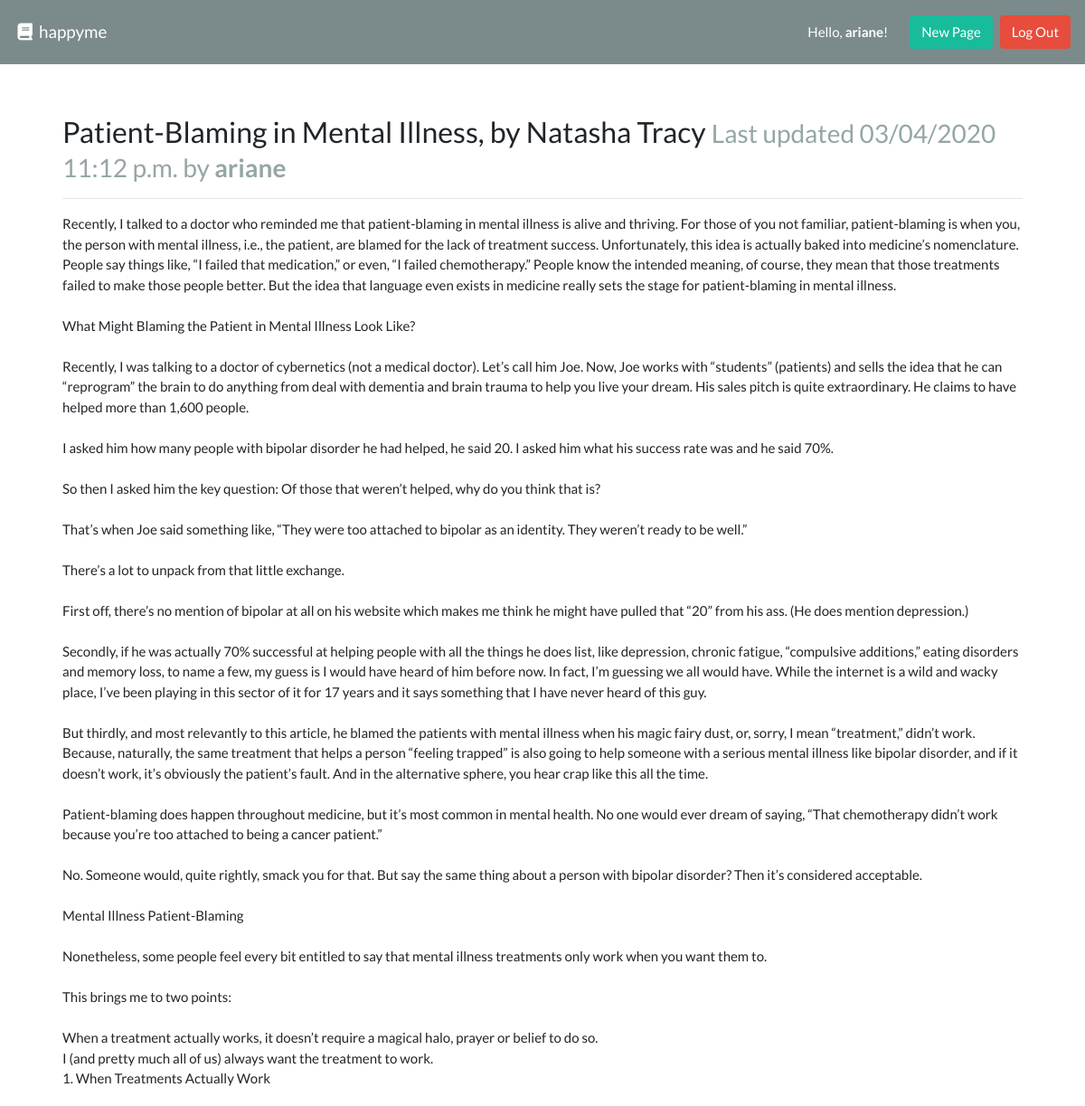
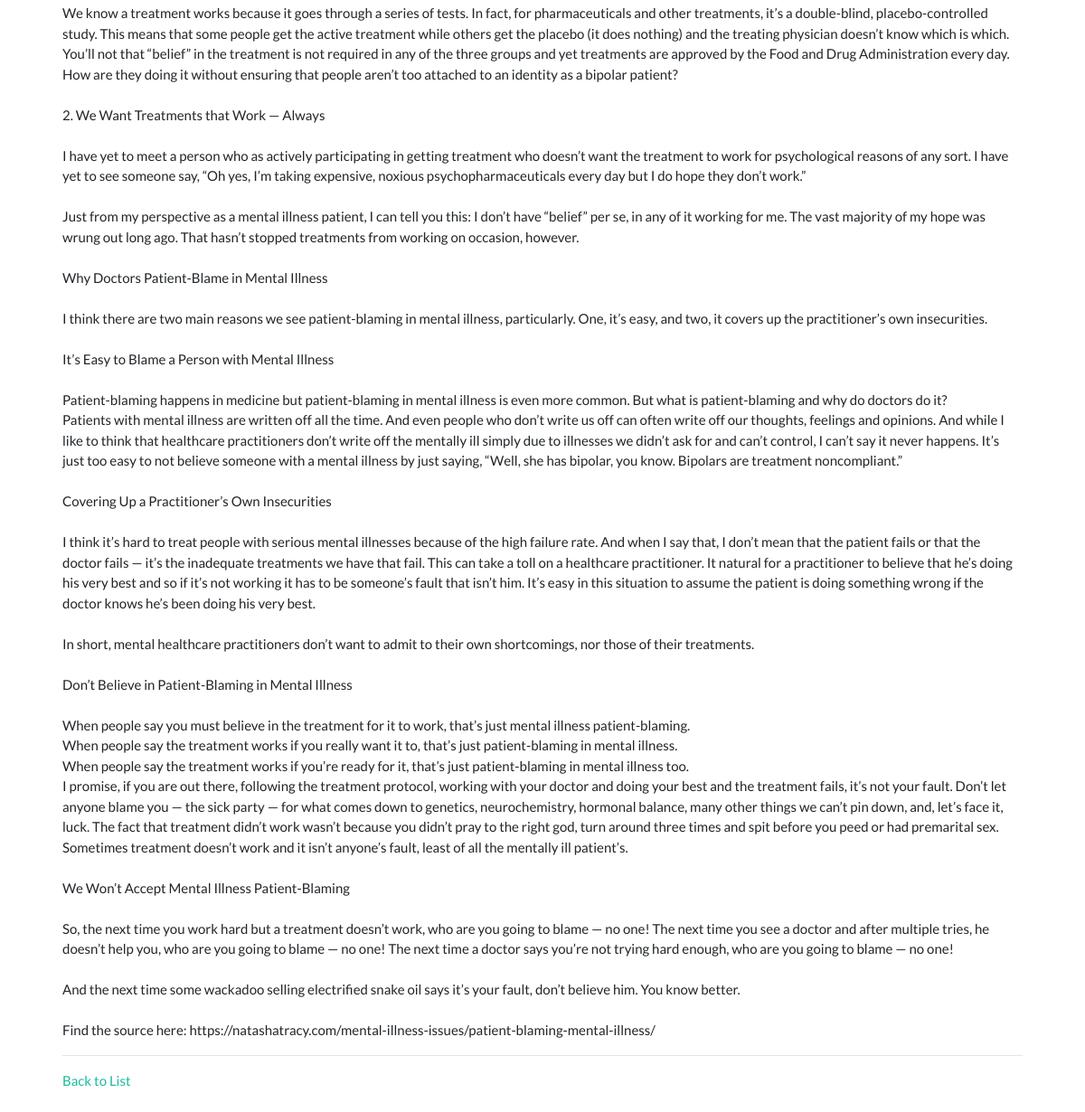
Screenshot of /patient-blaming-in-mental-illness-by-natasha-tracy/ (signed in) with the database file from the repository (2 pictures, top to bottom).
### blog/models.py (models this page shows, shortened)
class Posts(models.Model):
    title = models.CharField(max_length=600, unique=True, help_text="Title for your post")
    author = models.ForeignKey(User, on_delete=models.PROTECT, help_text="The user that made this post")
    slug = models.CharField(max_length=600, blank=True, editable=False,
        help_text="Unique URL path to access this page. Generated by the system")
    content = models.TextField(help_text="Write the content of your post here")
    created = models.DateTimeField(auto_now_add=True,
        help_text="The date and time this page was created. Automatically generated when the model saves.")
    modified = models.DateTimeField(auto_now=True,
        help_text="The date and time this page was last updated. Automatically generated when the model updates.")

### blog/views.py (the view)
# urls.py: path('<str:slug>/', PostsDetailView.as_view(), name='blog-details-page'),
class PostsDetailView(DetailView):
    model = Posts
    def get(self, request, slug):
        post = self.get_queryset().get(slug__iexact=slug)
        return render(request, 'blog/post.html', {
            'post': post
        })

### blog/templates/blog/post.html
{% extends "base.html" %}
{% block content %}
  <div class="row">
    <div class="col m-4">
      <h3>{{ post.title }} <small class="text-muted">Last updated {{ post.modified|date:"SHORT_DATETIME_FORMAT" }} by <b>{{ post.author.username }}</b></small></h3>
      <hr>
      <p>{{ post.content|linebreaksbr }}</p>
      <hr>
      <a href="{% url 'blog-list-page' %}">Back to List</a>
    </div>
  </div>
{% endblock %}

### templates/base.html (shortened to what this page needs)
<!doctype html>
<html lang="en">
  <head>
    <link href="https://stackpath.bootstrapcdn.com/bootswatch/4.4.1/flatly/bootstrap.min.css" rel="stylesheet">
  </head>
  <body>
    <nav class="navbar navbar-expand-md navbar-dark bg-dark">
      <a class="navbar-brand" href="{% url 'blog-list-page' %}"><i class="fas fa-fw fa-book"></i> happyme</a>
      <form class="form-inline ml-auto">
        {% if user.is_authenticated %}
          <div class="text-white">Hello, <strong>{{ user }}</strong>!</div>
          <a href="{% url 'new' %}" class="btn btn-success ml-4">New Page</a>
          <a href="{% url 'logout' %}" class="btn btn-danger ml-2">Log Out</a>
        {% endif %}
      </form>
    </nav>
    <main role="main" class="container" style="margin-top: 4vh;">
      {% block content %}{% endblock %}
    </main>
  </body>

### rows the page displays
Posts: title "Patient-Blaming in Mental Illness, by Natasha Tracy", modified "03/04/2020 11:12 p.m.", author.username "ariane", content "Recently, I talked to a doctor who reminded me that patient-blaming in mental illness is alive and thriving. For those of you not familiar, patient-blaming is when you, the person with mental illness, i.e., the patient, are blamed for the lack of treatment success. Unfortunately, this idea is actually baked into medicine’s nomenclature. People say things like, “I failed that medication,” or even, “I failed chemotherapy.” People know the intended meaning, of course, they mean that those treatments failed to make those people better. But the idea that language even exists in medicine really sets the stage for patient-blaming in mental illness. What Might Blaming the Patient in Mental Illness…"

### other values shown
{{ user }} "ariane"
